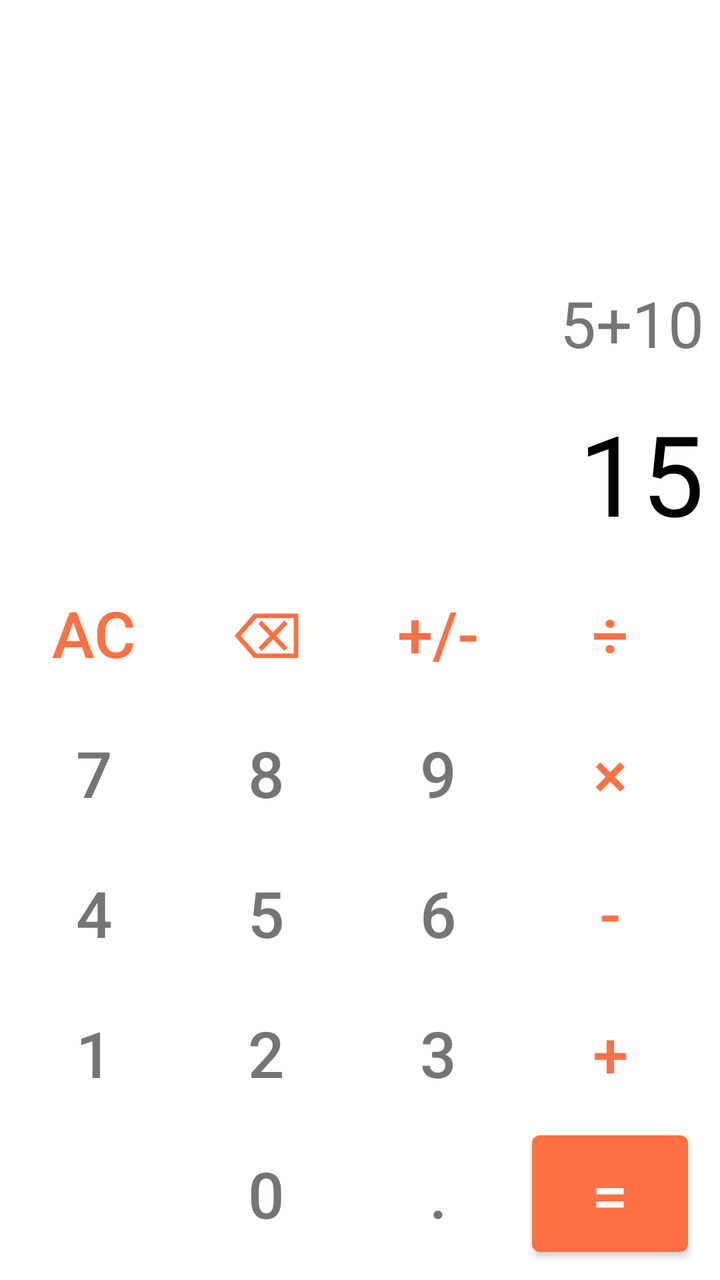
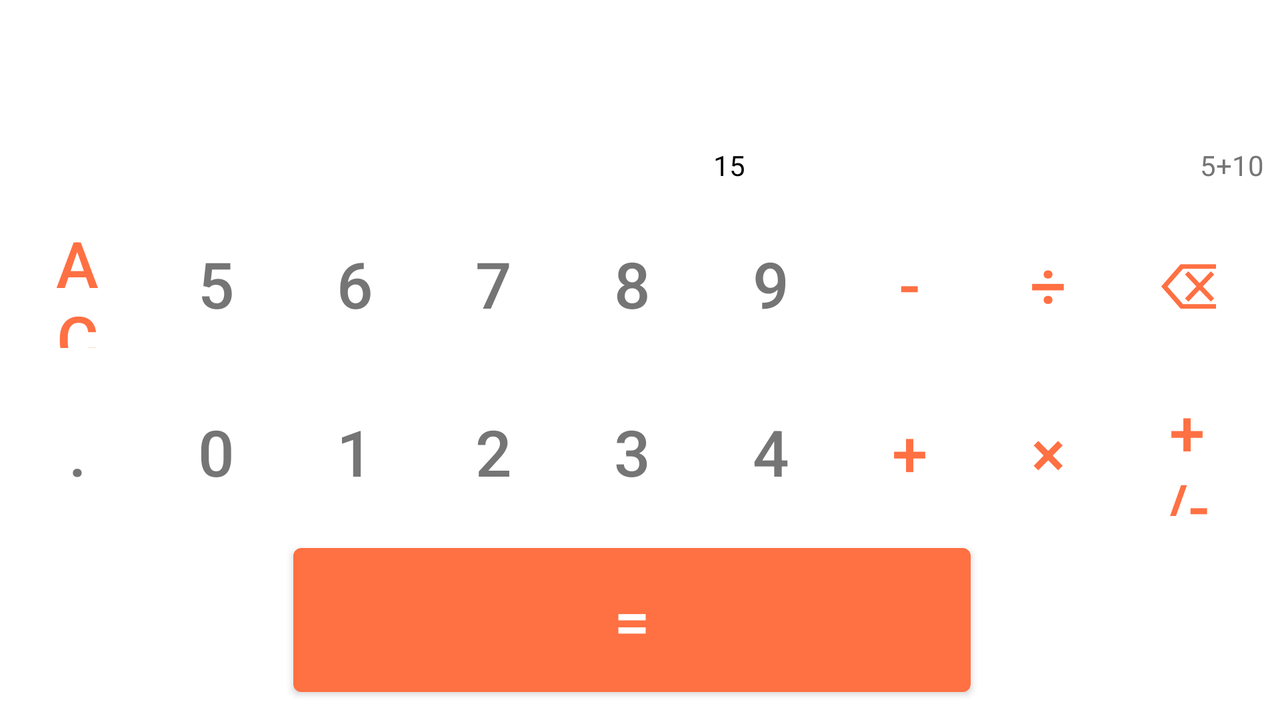

An Android layout and its configuration variant, each rendered on a device that would load it. The default file and the variant file are quoted in full after the pictures.
<!-- AndroidManifest.xml: application theme Theme.Calculator -->
<!-- res/layout/activity_main.xml -->
<?xml version="1.0" encoding="utf-8"?>
<androidx.constraintlayout.widget.ConstraintLayout xmlns:android="http://schemas.android.com/apk/res/android"
    xmlns:app="http://schemas.android.com/apk/res-auto"
    xmlns:tools="http://schemas.android.com/tools"
    android:layout_width="match_parent"
    android:layout_height="match_parent"
    tools:context=".ui.MainActivity">

    <TextView
        android:id="@+id/process_display"
        android:layout_width="0dp"
        android:layout_height="0dp"
        android:layout_margin="@dimen/default_margin"
        android:gravity="end|bottom"
        android:textColor="@color/gray"
        android:textSize="@dimen/default_text_size"
        app:layout_constraintBottom_toTopOf="@id/result_display"
        app:layout_constraintEnd_toEndOf="parent"
        app:layout_constraintStart_toStartOf="parent"
        app:layout_constraintTop_toTopOf="parent"
        app:layout_constraintVertical_chainStyle="packed"
        app:layout_constraintVertical_weight="1"
        android:background="@android:color/transparent"
        tools:text="5+10" />

    <TextView
        android:id="@+id/result_display"
        android:layout_width="0dp"
        android:layout_height="wrap_content"
        android:layout_margin="@dimen/default_margin"
        android:gravity="end"
        android:textColor="@color/black"
        android:textSize="@dimen/result_text_size"
        app:layout_constraintBottom_toTopOf="@id/grid_layout"
        app:layout_constraintEnd_toEndOf="parent"
        app:layout_constraintStart_toStartOf="parent"
        app:layout_constraintTop_toBottomOf="@id/process_display"
        android:background="@android:color/transparent"
        tools:text="15" />

    <GridLayout
        android:id="@+id/grid_layout"
        android:layout_width="0dp"
        android:layout_height="0dp"
        android:layout_marginStart="@dimen/default_margin"
        android:layout_marginEnd="@dimen/default_margin"
        android:layout_marginBottom="@dimen/default_margin"
        android:columnCount="4"
        app:layout_constraintBottom_toBottomOf="parent"
        app:layout_constraintEnd_toEndOf="parent"
        app:layout_constraintStart_toStartOf="parent"
        app:layout_constraintTop_toBottomOf="@id/result_display"
        android:background="@android:color/transparent"
        app:layout_constraintVertical_weight="2">

        <com.google.android.material.button.MaterialButton
            android:id="@+id/btn_ac"
            style="@style/ActionButton"
            android:text="@string/clear" />

        <com.google.android.material.button.MaterialButton
            android:id="@+id/btn_backspace"
            style="@style/ActionButton"
            android:text="@string/backspace" />

        <com.google.android.material.button.MaterialButton
            android:id="@+id/btn_plus_minus"
            style="@style/ActionButton"
            android:text="@string/plus_minus" />

        <com.google.android.material.button.MaterialButton
            android:id="@+id/btn_division"
            style="@style/ActionButton"
            android:text="@string/division" />

        <com.google.android.material.button.MaterialButton
            android:id="@+id/btn_seven"
            style="@style/CalcButton"
            android:text="@string/seven" />

        <com.google.android.material.button.MaterialButton
            android:id="@+id/btn_eight"
            style="@style/CalcButton"
            android:text="@string/eight" />

        <com.google.android.material.button.MaterialButton
            android:id="@+id/btn_nine"
            style="@style/CalcButton"
            android:text="@string/nine" />

        <com.google.android.material.button.MaterialButton
            android:id="@+id/btn_multiply"
            style="@style/ActionButton"
            android:text="@string/multiply" />

        <com.google.android.material.button.MaterialButton
            android:id="@+id/btn_four"
            style="@style/CalcButton"
            android:text="@string/four" />

        <com.google.android.material.button.MaterialButton
            android:id="@+id/btn_five"
            style="@style/CalcButton"
            android:text="@string/five" />

        <com.google.android.material.button.MaterialButton
            android:id="@+id/btn_six"
            style="@style/CalcButton"
            android:text="@string/six" />

        <com.google.android.material.button.MaterialButton
            android:id="@+id/btn_subtract"
            style="@style/ActionButton"
            android:text="@string/subtract" />

        <com.google.android.material.button.MaterialButton
            android:id="@+id/btn_one"
            style="@style/CalcButton"
            android:text="@string/one" />

        <com.google.android.material.button.MaterialButton
            android:id="@+id/btn_two"
            style="@style/CalcButton"
            android:text="@string/two" />

        <com.google.android.material.button.MaterialButton
            android:id="@+id/btn_three"
            style="@style/CalcButton"
            android:text="@string/three" />

        <com.google.android.material.button.MaterialButton
            android:id="@+id/btn_addition"
            style="@style/ActionButton"
            android:text="@string/addition" />

        <ImageButton
            android:id="@+id/btn_settings"
            style="@style/CalcButton"
            android:src="@drawable/ic_settings" />

        <com.google.android.material.button.MaterialButton
            android:id="@+id/btn_zero"
            style="@style/CalcButton"
            android:text="@string/plus_zero" />

        <com.google.android.material.button.MaterialButton
            android:id="@+id/btn_point"
            style="@style/CalcButton"
            android:text="@string/point" />

        <com.google.android.material.button.MaterialButton
            android:id="@+id/btn_equals"
            style="@style/SuperActionButton"
            android:text="@string/equals" />
    </GridLayout>

</androidx.constraintlayout.widget.ConstraintLayout>
<!-- resources referenced by this layout -->
<resources>
  <color name="black">#FF000000</color>
  <color name="gray">#757575</color>
  <dimen name="default_margin">8dp</dimen>
  <dimen name="default_text_size">32sp</dimen>
  <dimen name="result_text_size">56sp</dimen>
  <string name="addition">+</string>
  <string name="backspace">⌫</string>
  <string name="clear">ac</string>
  <string name="division">÷</string>
  <string name="eight">8</string>
  <string name="equals">=</string>
  <string name="five">5</string>
  <string name="four">4</string>
  <string name="multiply">×</string>
  <string name="nine">9</string>
  <string name="one">1</string>
  <string name="plus_minus">+/-</string>
  <string name="plus_zero">0</string>
  <string name="point">.</string>
  <string name="seven">7</string>
  <string name="six">6</string>
  <string name="subtract">-</string>
  <string name="three">3</string>
  <string name="two">2</string>
  <style name="ActionButton" parent="CalcButton">
          <item name="android:textColor">@color/orange</item>
      </style>
  <style name="CalcButton" parent="Widget.AppCompat.Button.Borderless">
          <item name="android:layout_width">0dp</item>
          <item name="android:layout_height">0dp</item>
          <item name="android:layout_rowWeight">1</item>
          <item name="android:layout_columnWeight">1</item>
          <item name="android:layout_marginEnd">@dimen/default_margin</item>
          <item name="android:textColor">@color/gray</item>
          <item name="android:textSize">@dimen/default_text_size</item>
      </style>
  <style name="SuperActionButton" parent="Widget.MaterialComponents.Button">
          <item name="android:layout_width">0dp</item>
          <item name="android:layout_height">0dp</item>
          <item name="android:layout_rowWeight">1</item>
          <item name="android:layout_columnWeight">1</item>
          <item name="android:layout_marginEnd">@dimen/default_margin</item>
          <item name="android:textSize">@dimen/default_text_size</item>
          <item name="android:textColor">@color/white</item>
          <item name="backgroundTint">@color/orange</item>
      </style>
  <style name="Theme.Calculator" parent="Theme.MaterialComponents.DayNight.NoActionBar">
          
          <item name="colorPrimary">@color/purple_500</item>
          <item name="colorPrimaryVariant">@color/black</item>
          <item name="colorOnPrimary">@color/white</item>
          
          <item name="colorSecondary">@color/teal_200</item>
          <item name="colorSecondaryVariant">@color/teal_700</item>
          <item name="colorOnSecondary">@color/black</item>
          
          <item name="android:statusBarColor" tools:targetApi="l">?attr/colorPrimaryVariant</item>
          
      </style>
  <color name="orange">#FF7043</color>
  <color name="white">#FFFFFFFF</color>
  <color name="purple_500">#FF6200EE</color>
  <color name="teal_200">#FF03DAC5</color>
  <color name="teal_700">#FF018786</color>
</resources>
<!-- res/layout-land/activity_main.xml (the repository's variant of the layout above) -->
<!-- drawn on the phone turned sideways -->
<?xml version="1.0" encoding="utf-8"?>
<androidx.constraintlayout.widget.ConstraintLayout xmlns:android="http://schemas.android.com/apk/res/android"
    xmlns:app="http://schemas.android.com/apk/res-auto"
    xmlns:tools="http://schemas.android.com/tools"
    android:layout_width="match_parent"
    android:layout_height="match_parent"
    tools:context=".ui.MainActivity">

    <TextView
        android:id="@+id/process_display"
        android:layout_width="0dp"
        android:layout_height="0dp"
        android:layout_margin="@dimen/default_margin"
        android:gravity="end|bottom"
        android:textColor="@color/gray"
        android:textSize="@dimen/land_text_size"
        app:layout_constraintBottom_toTopOf="@id/grid_layout"
        app:layout_constraintEnd_toEndOf="parent"
        app:layout_constraintHorizontal_chainStyle="packed"
        app:layout_constraintHorizontal_weight="1"
        app:layout_constraintStart_toEndOf="@id/result_display"
        app:layout_constraintTop_toTopOf="parent"
        app:layout_constraintVertical_chainStyle="packed"
        app:layout_constraintVertical_weight="1"
        android:background="@android:color/transparent"
        tools:text="5+10" />

    <TextView
        android:id="@+id/result_display"
        android:layout_width="0dp"
        android:layout_height="0dp"
        android:layout_margin="@dimen/default_margin"
        android:gravity="end|bottom"
        android:textColor="@color/black"
        android:textSize="@dimen/land_result_text_size"
        app:layout_constraintBottom_toTopOf="@id/grid_layout"
        app:layout_constraintEnd_toStartOf="@id/process_display"
        app:layout_constraintHorizontal_weight="1.5"
        app:layout_constraintStart_toStartOf="parent"
        app:layout_constraintTop_toTopOf="parent"
        android:background="@android:color/transparent"
        tools:text="15" />


    <GridLayout
        android:id="@+id/grid_layout"
        android:layout_width="0dp"
        android:layout_height="0dp"
        android:layout_marginStart="@dimen/default_margin"
        android:layout_marginEnd="@dimen/default_margin"
        android:layout_marginBottom="@dimen/default_margin"
        android:columnCount="9"
        app:layout_constraintBottom_toBottomOf="parent"
        app:layout_constraintEnd_toEndOf="parent"
        app:layout_constraintStart_toStartOf="parent"
        app:layout_constraintTop_toBottomOf="@id/process_display"
        android:background="@android:color/transparent"
        app:layout_constraintVertical_weight="3">

        <com.google.android.material.button.MaterialButton
            android:id="@+id/btn_ac"
            style="@style/ActionButton"
            android:text="@string/clear" />

        <com.google.android.material.button.MaterialButton
            android:id="@+id/btn_five"
            style="@style/CalcButton"
            android:text="@string/five" />

        <com.google.android.material.button.MaterialButton
            android:id="@+id/btn_six"
            style="@style/CalcButton"
            android:text="@string/six" />

        <com.google.android.material.button.MaterialButton
            android:id="@+id/btn_seven"
            style="@style/CalcButton"
            android:text="@string/seven" />

        <com.google.android.material.button.MaterialButton
            android:id="@+id/btn_eight"
            style="@style/CalcButton"
            android:text="@string/eight" />

        <com.google.android.material.button.MaterialButton
            android:id="@+id/btn_nine"
            style="@style/CalcButton"
            android:text="@string/nine" />

        <com.google.android.material.button.MaterialButton
            android:id="@+id/btn_subtract"
            style="@style/ActionButton"
            android:text="@string/subtract" />

        <com.google.android.material.button.MaterialButton
            android:id="@+id/btn_division"
            style="@style/ActionButton"
            android:text="@string/division" />

        <com.google.android.material.button.MaterialButton
            android:id="@+id/btn_backspace"
            style="@style/ActionButton"
            android:text="@string/backspace" />

        <com.google.android.material.button.MaterialButton
            android:id="@+id/btn_point"
            style="@style/CalcButton"
            android:text="@string/point" />

        <com.google.android.material.button.MaterialButton
            android:id="@+id/btn_zero"
            style="@style/CalcButton"
            android:text="@string/plus_zero" />

        <com.google.android.material.button.MaterialButton
            android:id="@+id/btn_one"
            style="@style/CalcButton"
            android:text="@string/one" />

        <com.google.android.material.button.MaterialButton
            android:id="@+id/btn_two"
            style="@style/CalcButton"
            android:text="@string/two" />

        <com.google.android.material.button.MaterialButton
            android:id="@+id/btn_three"
            style="@style/CalcButton"
            android:text="@string/three" />

        <com.google.android.material.button.MaterialButton
            android:id="@+id/btn_four"
            style="@style/CalcButton"
            android:text="@string/four" />

        <com.google.android.material.button.MaterialButton
            android:id="@+id/btn_addition"
            style="@style/ActionButton"
            android:text="@string/addition" />

        <com.google.android.material.button.MaterialButton
            android:id="@+id/btn_multiply"
            style="@style/ActionButton"
            android:text="@string/multiply" />

        <com.google.android.material.button.MaterialButton
            android:id="@+id/btn_plus_minus"
            style="@style/ActionButton"
            android:text="@string/plus_minus" />

        <ImageButton
            android:id="@+id/btn_settings"
            style="@style/CalcButton"
            android:src="@drawable/ic_settings" />

        <com.google.android.material.button.MaterialButton
            android:id="@+id/btn_equals"
            style="@style/SuperActionButton"
            android:layout_column="2"
            android:layout_columnSpan="5"
            android:text="@string/equals" />
    </GridLayout>

</androidx.constraintlayout.widget.ConstraintLayout>
<!-- resources referenced by the variant -->
<!-- as the phone turned sideways resolves them -->
<resources>
  <color name="black">#FF000000</color>
  <color name="gray">#757575</color>
  <dimen name="default_margin">8dp</dimen>
  <string name="addition">+</string>
  <string name="backspace">⌫</string>
  <string name="clear">ac</string>
  <string name="division">÷</string>
  <string name="eight">8</string>
  <string name="equals">=</string>
  <string name="five">5</string>
  <string name="four">4</string>
  <string name="multiply">×</string>
  <string name="nine">9</string>
  <string name="one">1</string>
  <string name="plus_minus">+/-</string>
  <string name="plus_zero">0</string>
  <string name="point">.</string>
  <string name="seven">7</string>
  <string name="six">6</string>
  <string name="subtract">-</string>
  <string name="three">3</string>
  <string name="two">2</string>
  <style name="ActionButton" parent="CalcButton">
          <item name="android:textColor">@color/orange</item>
      </style>
  <style name="CalcButton" parent="Widget.AppCompat.Button.Borderless">
          <item name="android:layout_width">0dp</item>
          <item name="android:layout_height">0dp</item>
          <item name="android:layout_rowWeight">1</item>
          <item name="android:layout_columnWeight">1</item>
          <item name="android:layout_marginEnd">@dimen/default_margin</item>
          <item name="android:textColor">@color/gray</item>
          <item name="android:textSize">@dimen/default_text_size</item>
      </style>
  <style name="SuperActionButton" parent="Widget.MaterialComponents.Button">
          <item name="android:layout_width">0dp</item>
          <item name="android:layout_height">0dp</item>
          <item name="android:layout_rowWeight">1</item>
          <item name="android:layout_columnWeight">1</item>
          <item name="android:layout_marginEnd">@dimen/default_margin</item>
          <item name="android:textSize">@dimen/default_text_size</item>
          <item name="android:textColor">@color/white</item>
          <item name="backgroundTint">@color/orange</item>
      </style>
  <style name="Theme.Calculator" parent="Theme.MaterialComponents.DayNight.NoActionBar">
          
          <item name="colorPrimary">@color/purple_500</item>
          <item name="colorPrimaryVariant">@color/black</item>
          <item name="colorOnPrimary">@color/white</item>
          
          <item name="colorSecondary">@color/teal_200</item>
          <item name="colorSecondaryVariant">@color/teal_700</item>
          <item name="colorOnSecondary">@color/black</item>
          
          <item name="android:statusBarColor" tools:targetApi="l">?attr/colorPrimaryVariant</item>
          
      </style>
  <color name="orange">#FF7043</color>
  <dimen name="default_text_size">32sp</dimen>
  <color name="white">#FFFFFFFF</color>
  <color name="purple_500">#FF6200EE</color>
  <color name="teal_200">#FF03DAC5</color>
  <color name="teal_700">#FF018786</color>
</resources>
